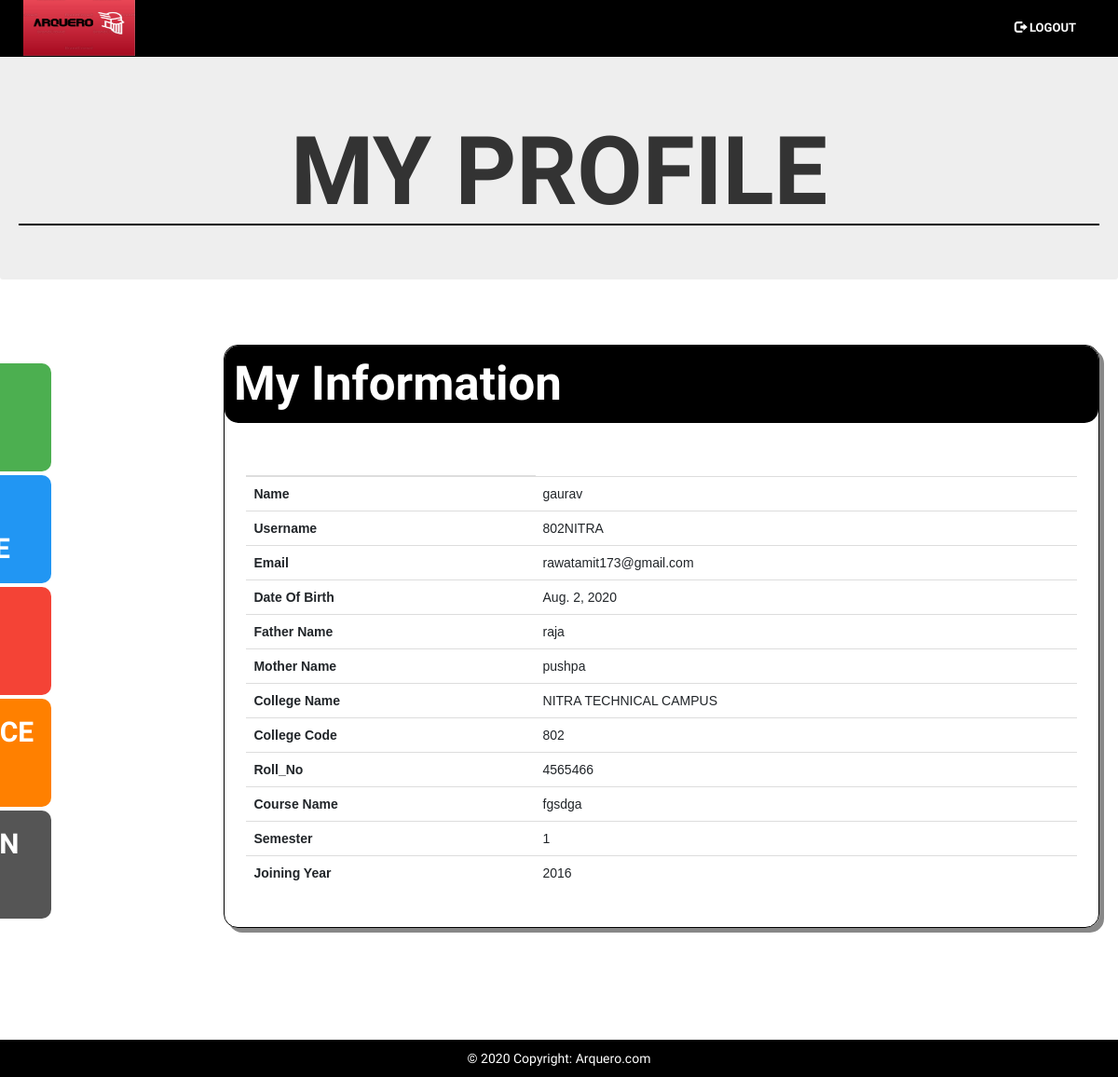
Page /stu_profile (signed in) on the committed database.
### users/models.py (models this page shows, shortened)
class stu(models.Model):
    clg_name = models.CharField(max_length=36)
    clg_code = models.IntegerField()
    uni_name = models.CharField(max_length=36)
    semester = models.CharField(max_length=36)
    coursename = models.CharField(max_length=36)
    name = models.CharField(max_length=36)
    f_name = models.CharField(max_length=36)
    m_name = models.CharField(max_length=36)
    rno = models.CharField(max_length=36)
    dob = models.DateField()
    jy = models.IntegerField()
    user = models.OneToOneField(User, on_delete=models.CASCADE)

### users/views.py (the view)
# urls.py: path('stu_profile', stu_detail.sp, name='stu_profile'),
    def sp(request):
        datas = stu.objects.filter(user=request.user)
        return render(request, 'stu_profile.html', {'data': datas})

### templates/stu_profile.html (shortened to what this page needs)
<!DOCTYPE html>
{% load static %}
<html lang="en-US">
<head>
	<link rel="stylesheet" href="css/bootstrap.min.css" />
	<link rel="stylesheet" href="https://maxcdn.bootstrapcdn.com/bootstrap/4.4.1/css/bootstrap.min.css">
  	<link rel="stylesheet" href="https://maxcdn.bootstrapcdn.com/bootstrap/3.3.7/css/bootstrap.min.css">
   	<link rel="stylesheet" href="css/glyphicon.css">
</head>
<body style="font-family:Amatic SC">
  <nav class="navbar navbar-expand-sm navbar-light navbar-fixed-top" id="one">
    <a href="index" class="navbar-brand">
        <img id="logo" src="{% static 'logoarq.jpg' %}"  style="width: 120px; " class="img-fluid">
    </a>
    <div class="collapse navbar-collapse " id="cl">
        <div>
            <ul class="navbar-nav  float-right "class="mx-auto" style="width: 300px; ">
                <li class="nav-item">
                <a href="slogout" class="nav-link" style="color: white; margin-right: -120px;"><span class="glyphicon glyphicon-log-out" style="color: white;"></span >  LOGOUT</a>
                </li>
            </ul>
        </div>
    </div>
</nav>
<br><br><br>
<div class="jumbotron">
<h1 class="fonts" style="font-size: 102px; text-align: center; border-bottom: 2px solid black;"><b>MY PROFILE</b></h1></div><br><br>
<div class="container-fluid w3-padding">
  <div class="row">
    <div class="col-md-2">
      <div id="mySidenav" class="sidenav">
  <a href="spanel" id="about" class="fonts"><b>STUDENT's PORTAL</b></a>
  <a href="satt" id="blog" class="fonts"><b>MY ATTENDANCE</b></a>
  <a href="spass" id="projects" class="fonts"><b>EDIT PASSWORD</b></a>
  <a href="spro" id="contact" class="fonts"><b>PERFORMANCE REPORT</b></a>
  <a href="noti" id="notification" class="fonts"><b>NOTIFICATION HANDLE</b></a>
      </div>
    </div>
    <div class="col-md-10">
      <div class="container-fluid fonts" style="max-height: 800px; max-width: 1100px;margin-left: 10px;">
  <div style="border:1px black solid;border-radius:15px; box-shadow: 5px 5px #888888;"><div style="border-radius:15px;background-color: black; color:white; font-size: 51px; background-clip: padding-box; padding: 5px; background-clip: padding-box; padding-left: 10px;"><b>My Information</b></div><br><br>
        <center>
      <table class="table" style="font-family: Arial, Helvetica, sans-serif;">
  <thead>
    <tr>
      <th scope="col"></th>
    </tr>
  </thead>
  <tbody>
  {% load static %}
    {% for da in data %}
    <tr>
      <th scope="col">Name</th>
      <td scope="row">{{da.name}}</td>
    </tr>
    <tr>
      <th scope="col">Username</th>
      <td scope="row">{{user.username}}</td>
    </tr>
    <tr>
      <th scope="col">Email</th>
      <td>{{user.email}}</td>
    </tr>
    <tr>
      <th scope="col">Date Of Birth</th>
      <td>{{da.dob}}</td>
    </tr>
    <tr>
      <th scope="col">Father Name</th>
      <td>{{da.f_name}}</td>
    </tr>
    <tr>
      <th scope="col">Mother Name</th>
      <td>{{da.m_name}}</td>
    </tr>
    <tr>
      <th scope="col">College Name</th>
      <td>{{da.clg_name}}</td>
    </tr>
    <tr>
      <th scope="col">College Code</th>
      <td>{{da.clg_code}}</td>
    </tr>
    <tr>
      <th scope="col">Roll_No</th>
      <td>{{da.rno}}</td>
    </tr>
    <tr>
      <th scope="col">Course Name</th>
      <td>{{da.coursename}}</td>
    </tr>
    <tr>
      <th scope="col">Semester</th>
      <td>{{da.semester}}</td>
    </tr>
    <tr>
      <th scope="col">Joining Year</th>
      <td>{{da.jy}}</td>
    </tr>
    {% endfor %}
  </tbody>
</table>
<br>
       </center>
      </div>
    </div>
  </div>
</div>
</div>
<br><br><br>
<br><br><br>
<footer class="page-footer " id="footer">
    <div class="footer-copyright text-center py-3" style="color:white">© 2020 Copyright:
      <a href="https://Arquero.com/" style="color:white">Arquero.com </a>
    </div>
</footer>
</body>
</html>

### templates/stu_profile.html (style rules this page uses)
#logo { height: 70px; margin-top: -30px; margin-right: 1px; }
#footer { position:bottom fixed; bottom: 0; left: 0; width: 100%; background-color:black; color: white; text-align: center; }
.fonts { font-family: 'Amatic SC'; }
.nav-item { font-weight: bold; font-size:small; margin: auto; }
nav ul { background : none; float:right; font-size: 1.125em; margin-right: -5%; text-align:right; width:45%; }
#one { background-color: black; color: white; }
#mySidenav a { position: absolute; left: -195px; transition: 0.3s; padding: 15px; width: 250px; text-decoration: none; font-size: 30px; color: white; border-radius: 0 10px 10px 0; }
#about { top: 20px; background-color: #4CAF50; }
#blog { top: 140px; background-color: #2196F3; }
#projects { top: 260px; background-color: #f44336; }
#contact { top: 380px; background-color: #ff8000; }
#notification { top: 500px; background-color: #555; }
.table { width:95%; padding-left:50px; }

### rows in the picture
stu: name "gaurav", dob "Aug. 2, 2020", f_name "raja", m_name "pushpa", clg_name "NITRA TECHNICAL CAMPUS", clg_code "802", rno "4565466", coursename "fgsdga", semester "1", jy "2016"

### other values in the picture
{{ user.username }} "802NITRA"
{{ user.email }} "rawatamit173@gmail.com"
